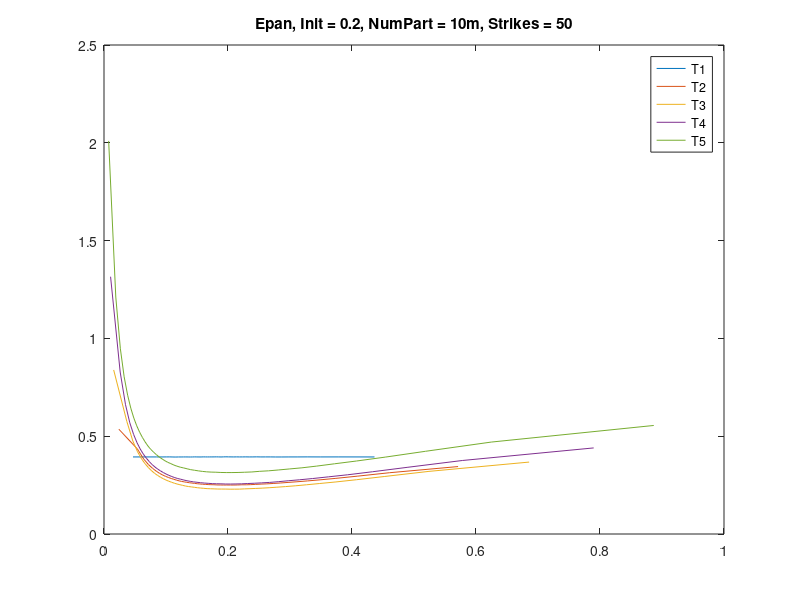

This chart was generated by the following MATLAB code:
% epan kernel
% strikes = 50
% 5 timesteps
% 10mil
% initial price = 0.2

e1 = [0.3940 0.3940 0.3939 0.3941 0.3942 0.3937 0.3935 0.3939 0.3938 0.3940 0.3940 0.3939 0.3937 0.3939 0.3943 0.3940 0.3939 0.3938 0.3943 0.3941 0.3940 0.3941 0.3941 0.3942 0.3944 0.3942 0.3938 0.3943 0.3946 0.3943 0.3942 0.3940 0.3943 0.3940 0.3941 0.3943 0.3940 0.3941 0.3944 0.3940 0.3941 0.3941 0.3938 0.3938 0.3940 0.3940 0.3942 0.3940 0.3941 0.3939 ];
s1 = [0.0468 0.0846 0.0936 0.1004 0.1061 0.1112 0.1159 0.1202 0.1243 0.1282 0.1320 0.1357 0.1393 0.1428 0.1463 0.1497 0.1532 0.1566 0.1601 0.1635 0.1670 0.1705 0.1740 0.1776 0.1812 0.1849 0.1887 0.1926 0.1966 0.2007 0.2049 0.2093 0.2138 0.2186 0.2235 0.2287 0.2342 0.2401 0.2463 0.2530 0.2602 0.2682 0.2770 0.2868 0.2982 0.3115 0.3277 0.3487 0.3788 0.4363 ];

e2 = [0.5359 0.4344 0.3829 0.3542 0.3353 0.3212 0.3100 0.3013 0.2946 0.2889 0.2839 0.2796 0.2754 0.2718 0.2688 0.2665 0.2642 0.2622 0.2604 0.2589 0.2571 0.2558 0.2544 0.2537 0.2527 0.2521 0.2518 0.2508 0.2506 0.2503 0.2504 0.2503 0.2503 0.2507 0.2516 0.2516 0.2524 0.2537 0.2551 0.2564 0.2583 0.2607 0.2637 0.2671 0.2714 0.2770 0.2845 0.2956 0.3132 0.3448 ];
s2 = [0.0239 0.0539 0.0641 0.0719 0.0785 0.0843 0.0897 0.0947 0.0994 0.1040 0.1084 0.1127 0.1170 0.1212 0.1253 0.1294 0.1336 0.1377 0.1418 0.1460 0.1503 0.1545 0.1589 0.1633 0.1679 0.1725 0.1773 0.1822 0.1873 0.1925 0.1980 0.2037 0.2096 0.2158 0.2224 0.2294 0.2368 0.2447 0.2533 0.2626 0.2728 0.2841 0.2968 0.3112 0.3282 0.3485 0.3740 0.4083 0.4602 0.5711 ];

e3 = [0.8388 0.5757 0.4754 0.4204 0.3839 0.3588 0.3388 0.3229 0.3098 0.2992 0.2900 0.2826 0.2755 0.2697 0.2644 0.2597 0.2555 0.2520 0.2487 0.2452 0.2428 0.2408 0.2388 0.2366 0.2350 0.2335 0.2320 0.2313 0.2307 0.2299 0.2298 0.2297 0.2292 0.2293 0.2294 0.2307 0.2317 0.2330 0.2345 0.2366 0.2393 0.2424 0.2464 0.2517 0.2582 0.2662 0.2776 0.2942 0.3202 0.3677 ];
s3 = [0.0156 0.0368 0.0465 0.0541 0.0606 0.0664 0.0718 0.0769 0.0818 0.0866 0.0912 0.0957 0.1002 0.1046 0.1091 0.1135 0.1179 0.1224 0.1269 0.1315 0.1361 0.1409 0.1457 0.1506 0.1557 0.1609 0.1663 0.1719 0.1776 0.1836 0.1899 0.1965 0.2034 0.2106 0.2183 0.2266 0.2354 0.2448 0.2551 0.2664 0.2788 0.2927 0.3084 0.3266 0.3480 0.3741 0.4074 0.4529 0.5241 0.6857 ];

e4 = [1.3154 0.8279 0.6609 0.5686 0.5094 0.4665 0.4339 0.4082 0.3875 0.3702 0.3552 0.3426 0.3319 0.3226 0.3142 0.3065 0.2998 0.2937 0.2883 0.2836 0.2800 0.2759 0.2723 0.2692 0.2664 0.2645 0.2622 0.2605 0.2591 0.2576 0.2569 0.2565 0.2556 0.2555 0.2559 0.2566 0.2581 0.2595 0.2614 0.2637 0.2674 0.2722 0.2772 0.2836 0.2922 0.3028 0.3183 0.3407 0.3758 0.4401 ];
s4 = [0.0106 0.0261 0.0347 0.0416 0.0477 0.0533 0.0585 0.0635 0.0683 0.0730 0.0776 0.0821 0.0866 0.0911 0.0957 0.1002 0.1048 0.1094 0.1141 0.1189 0.1237 0.1287 0.1338 0.1391 0.1445 0.1500 0.1558 0.1618 0.1680 0.1746 0.1814 0.1886 0.1962 0.2042 0.2128 0.2219 0.2318 0.2425 0.2541 0.2669 0.2811 0.2971 0.3154 0.3366 0.3619 0.3930 0.4331 0.4888 0.5779 0.7898 ];

e5 = [2.0098 1.2117 0.9468 0.8035 0.7099 0.6434 0.5928 0.5532 0.5208 0.4934 0.4705 0.4498 0.4331 0.4189 0.4061 0.3941 0.3845 0.3748 0.3666 0.3599 0.3526 0.3468 0.3416 0.3378 0.3334 0.3290 0.3260 0.3229 0.3201 0.3179 0.3165 0.3159 0.3146 0.3141 0.3141 0.3146 0.3158 0.3172 0.3205 0.3230 0.3273 0.3325 0.3384 0.3472 0.3590 0.3732 0.3931 0.4229 0.4700 0.5549 ];
s5 = [0.0075 0.0190 0.0264 0.0325 0.0381 0.0432 0.0481 0.0528 0.0574 0.0620 0.0664 0.0709 0.0753 0.0798 0.0843 0.0888 0.0934 0.0981 0.1028 0.1077 0.1126 0.1177 0.1230 0.1284 0.1340 0.1398 0.1458 0.1521 0.1586 0.1655 0.1728 0.1804 0.1885 0.1971 0.2063 0.2162 0.2269 0.2385 0.2512 0.2653 0.2810 0.2988 0.3192 0.3431 0.3718 0.4073 0.4536 0.5186 0.6246 0.8867 ];


plot(s1, e1, s2, e2, s3, e3, s4, e4, s5, e5);
legend('T1', 'T2', 'T3', 'T4', 'T5')
title('Epan, Init = 0.2, NumPart = 10m, Strikes = 50')